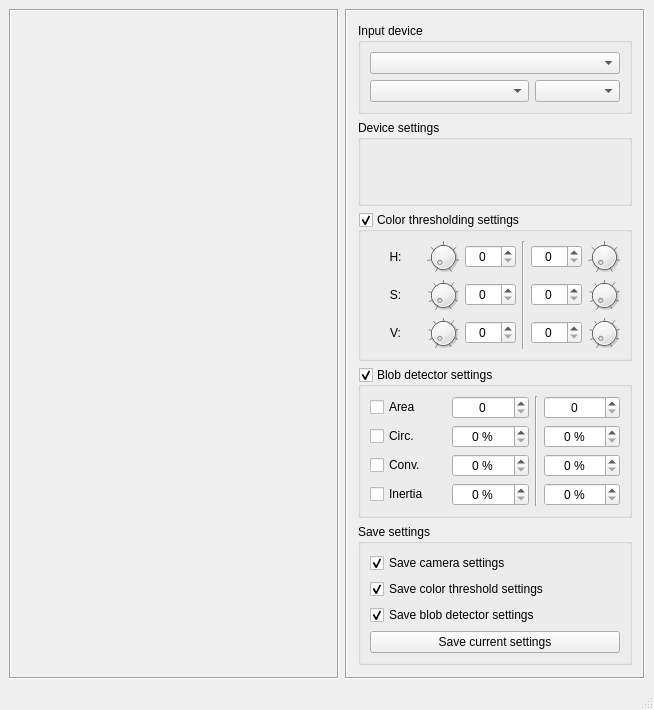
<?xml version="1.0" encoding="UTF-8"?>
<ui version="4.0">
 <class>mainWindow</class>
 <widget class="QMainWindow" name="mainWindow">
  <property name="geometry">
   <rect>
    <x>0</x>
    <y>0</y>
    <width>654</width>
    <height>710</height>
   </rect>
  </property>
  <property name="windowTitle">
   <string>Camera settings tool</string>
  </property>
  <widget class="QWidget" name="mainWidget">
   <layout class="QGridLayout" name="layoutMain">
    <item row="0" column="1">
     <widget class="QScrollArea" name="scrollSettingsContainer">
      <property name="sizePolicy">
       <sizepolicy hsizetype="Maximum" vsizetype="Preferred">
        <horstretch>0</horstretch>
        <verstretch>0</verstretch>
       </sizepolicy>
      </property>
      <property name="minimumSize">
       <size>
        <width>300</width>
        <height>0</height>
       </size>
      </property>
      <property name="frameShape">
       <enum>QFrame::Box</enum>
      </property>
      <property name="frameShadow">
       <enum>QFrame::Sunken</enum>
      </property>
      <property name="horizontalScrollBarPolicy">
       <enum>Qt::ScrollBarAlwaysOff</enum>
      </property>
      <property name="widgetResizable">
       <bool>true</bool>
      </property>
      <widget class="QWidget" name="scrollAreaWidgetContents">
       <property name="geometry">
        <rect>
         <x>0</x>
         <y>0</y>
         <width>296</width>
         <height>639</height>
        </rect>
       </property>
       <layout class="QVBoxLayout" name="layoutScrollArea">
        <property name="leftMargin">
         <number>11</number>
        </property>
        <property name="topMargin">
         <number>12</number>
        </property>
        <property name="rightMargin">
         <number>11</number>
        </property>
        <property name="bottomMargin">
         <number>12</number>
        </property>
        <item>
         <widget class="QGroupBox" name="grpInput">
          <property name="sizePolicy">
           <sizepolicy hsizetype="Preferred" vsizetype="Maximum">
            <horstretch>0</horstretch>
            <verstretch>0</verstretch>
           </sizepolicy>
          </property>
          <property name="title">
           <string>Input device</string>
          </property>
          <layout class="QGridLayout" name="layoutGrpInput">
           <item row="3" column="0">
            <widget class="QComboBox" name="drpSize"/>
           </item>
           <item row="2" column="0" colspan="2">
            <widget class="QComboBox" name="drpInput"/>
           </item>
           <item row="3" column="1">
            <widget class="QComboBox" name="drpFPS">
             <property name="maximumSize">
              <size>
               <width>85</width>
               <height>16777215</height>
              </size>
             </property>
            </widget>
           </item>
          </layout>
         </widget>
        </item>
        <item>
         <widget class="QGroupBox" name="grpCam">
          <property name="title">
           <string>Device settings</string>
          </property>
          <layout class="QGridLayout" name="layoutGrpCam"/>
         </widget>
        </item>
        <item>
         <widget class="QGroupBox" name="grpColor">
          <property name="sizePolicy">
           <sizepolicy hsizetype="Preferred" vsizetype="Maximum">
            <horstretch>0</horstretch>
            <verstretch>0</verstretch>
           </sizepolicy>
          </property>
          <property name="title">
           <string>Color thresholding settings</string>
          </property>
          <property name="flat">
           <bool>false</bool>
          </property>
          <property name="checkable">
           <bool>true</bool>
          </property>
          <layout class="QGridLayout" name="layoutGrpColor">
           <item row="0" column="1">
            <widget class="QDial" name="dial_color_Hmin">
             <property name="maximumSize">
              <size>
               <width>32</width>
               <height>32</height>
              </size>
             </property>
             <property name="maximum">
              <number>179</number>
             </property>
             <property name="notchTarget">
              <double>30.000000000000000</double>
             </property>
             <property name="notchesVisible">
              <bool>true</bool>
             </property>
            </widget>
           </item>
           <item row="1" column="1">
            <widget class="QDial" name="dial_color_Smin">
             <property name="maximumSize">
              <size>
               <width>32</width>
               <height>32</height>
              </size>
             </property>
             <property name="maximum">
              <number>255</number>
             </property>
             <property name="notchTarget">
              <double>32.000000000000000</double>
             </property>
             <property name="notchesVisible">
              <bool>true</bool>
             </property>
            </widget>
           </item>
           <item row="1" column="0">
            <widget class="QLabel" name="lbl_color_S">
             <property name="text">
              <string>S:</string>
             </property>
             <property name="alignment">
              <set>Qt::AlignCenter</set>
             </property>
            </widget>
           </item>
           <item row="2" column="1">
            <widget class="QDial" name="dial_color_Vmin">
             <property name="maximumSize">
              <size>
               <width>32</width>
               <height>32</height>
              </size>
             </property>
             <property name="maximum">
              <number>255</number>
             </property>
             <property name="notchTarget">
              <double>32.000000000000000</double>
             </property>
             <property name="notchesVisible">
              <bool>true</bool>
             </property>
            </widget>
           </item>
           <item row="0" column="5">
            <widget class="QSpinBox" name="spin_color_Hmax">
             <property name="alignment">
              <set>Qt::AlignCenter</set>
             </property>
             <property name="accelerated">
              <bool>true</bool>
             </property>
             <property name="correctionMode">
              <enum>QAbstractSpinBox::CorrectToNearestValue</enum>
             </property>
             <property name="maximum">
              <number>179</number>
             </property>
            </widget>
           </item>
           <item row="0" column="0">
            <widget class="QLabel" name="lbl_color_H">
             <property name="text">
              <string>H:</string>
             </property>
             <property name="alignment">
              <set>Qt::AlignCenter</set>
             </property>
            </widget>
           </item>
           <item row="0" column="2">
            <widget class="QSpinBox" name="spin_color_Hmin">
             <property name="alignment">
              <set>Qt::AlignCenter</set>
             </property>
             <property name="accelerated">
              <bool>true</bool>
             </property>
             <property name="correctionMode">
              <enum>QAbstractSpinBox::CorrectToNearestValue</enum>
             </property>
             <property name="maximum">
              <number>179</number>
             </property>
            </widget>
           </item>
           <item row="0" column="6">
            <widget class="QDial" name="dial_color_Hmax">
             <property name="maximumSize">
              <size>
               <width>32</width>
               <height>32</height>
              </size>
             </property>
             <property name="maximum">
              <number>179</number>
             </property>
             <property name="notchTarget">
              <double>30.000000000000000</double>
             </property>
             <property name="notchesVisible">
              <bool>true</bool>
             </property>
            </widget>
           </item>
           <item row="1" column="6">
            <widget class="QDial" name="dial_color_Smax">
             <property name="maximumSize">
              <size>
               <width>32</width>
               <height>32</height>
              </size>
             </property>
             <property name="maximum">
              <number>255</number>
             </property>
             <property name="notchTarget">
              <double>32.000000000000000</double>
             </property>
             <property name="notchesVisible">
              <bool>true</bool>
             </property>
            </widget>
           </item>
           <item row="2" column="0">
            <widget class="QLabel" name="lbl_color_V">
             <property name="text">
              <string>V:</string>
             </property>
             <property name="alignment">
              <set>Qt::AlignCenter</set>
             </property>
            </widget>
           </item>
           <item row="1" column="2">
            <widget class="QSpinBox" name="spin_color_Smin">
             <property name="alignment">
              <set>Qt::AlignCenter</set>
             </property>
             <property name="accelerated">
              <bool>true</bool>
             </property>
             <property name="correctionMode">
              <enum>QAbstractSpinBox::CorrectToNearestValue</enum>
             </property>
             <property name="maximum">
              <number>255</number>
             </property>
            </widget>
           </item>
           <item row="1" column="5">
            <widget class="QSpinBox" name="spin_color_Smax">
             <property name="alignment">
              <set>Qt::AlignCenter</set>
             </property>
             <property name="accelerated">
              <bool>true</bool>
             </property>
             <property name="correctionMode">
              <enum>QAbstractSpinBox::CorrectToNearestValue</enum>
             </property>
             <property name="maximum">
              <number>255</number>
             </property>
            </widget>
           </item>
           <item row="2" column="2">
            <widget class="QSpinBox" name="spin_color_Vmin">
             <property name="alignment">
              <set>Qt::AlignCenter</set>
             </property>
             <property name="accelerated">
              <bool>true</bool>
             </property>
             <property name="correctionMode">
              <enum>QAbstractSpinBox::CorrectToNearestValue</enum>
             </property>
             <property name="maximum">
              <number>255</number>
             </property>
            </widget>
           </item>
           <item row="2" column="5">
            <widget class="QSpinBox" name="spin_color_Vmax">
             <property name="alignment">
              <set>Qt::AlignCenter</set>
             </property>
             <property name="accelerated">
              <bool>true</bool>
             </property>
             <property name="correctionMode">
              <enum>QAbstractSpinBox::CorrectToNearestValue</enum>
             </property>
             <property name="maximum">
              <number>255</number>
             </property>
            </widget>
           </item>
           <item row="2" column="6">
            <widget class="QDial" name="dial_color_Vmax">
             <property name="maximumSize">
              <size>
               <width>32</width>
               <height>32</height>
              </size>
             </property>
             <property name="maximum">
              <number>255</number>
             </property>
             <property name="notchTarget">
              <double>32.000000000000000</double>
             </property>
             <property name="notchesVisible">
              <bool>true</bool>
             </property>
            </widget>
           </item>
           <item row="0" column="3" rowspan="3">
            <widget class="Line" name="line_color_minMax">
             <property name="orientation">
              <enum>Qt::Vertical</enum>
             </property>
            </widget>
           </item>
          </layout>
         </widget>
        </item>
        <item>
         <widget class="QGroupBox" name="grpBlob">
          <property name="sizePolicy">
           <sizepolicy hsizetype="Preferred" vsizetype="Maximum">
            <horstretch>0</horstretch>
            <verstretch>0</verstretch>
           </sizepolicy>
          </property>
          <property name="title">
           <string>Blob detector settings</string>
          </property>
          <property name="checkable">
           <bool>true</bool>
          </property>
          <property name="checked">
           <bool>true</bool>
          </property>
          <layout class="QGridLayout" name="layoutGrpBlob">
           <item row="0" column="0">
            <widget class="QCheckBox" name="chk_blob_area">
             <property name="text">
              <string>Area</string>
             </property>
            </widget>
           </item>
           <item row="1" column="0">
            <widget class="QCheckBox" name="chk_blob_circ">
             <property name="text">
              <string>Circ.</string>
             </property>
            </widget>
           </item>
           <item row="1" column="3">
            <widget class="QSpinBox" name="spin_blob_circMax">
             <property name="alignment">
              <set>Qt::AlignCenter</set>
             </property>
             <property name="accelerated">
              <bool>true</bool>
             </property>
             <property name="correctionMode">
              <enum>QAbstractSpinBox::CorrectToNearestValue</enum>
             </property>
             <property name="suffix">
              <string> %</string>
             </property>
             <property name="maximum">
              <number>100</number>
             </property>
            </widget>
           </item>
           <item row="0" column="1">
            <widget class="QSpinBox" name="spin_blob_areaMin">
             <property name="alignment">
              <set>Qt::AlignCenter</set>
             </property>
             <property name="accelerated">
              <bool>true</bool>
             </property>
             <property name="correctionMode">
              <enum>QAbstractSpinBox::CorrectToNearestValue</enum>
             </property>
             <property name="maximum">
              <number>921600</number>
             </property>
             <property name="singleStep">
              <number>100</number>
             </property>
            </widget>
           </item>
           <item row="3" column="0">
            <widget class="QCheckBox" name="chk_blob_inertia">
             <property name="text">
              <string>Inertia</string>
             </property>
            </widget>
           </item>
           <item row="0" column="2" rowspan="4">
            <widget class="Line" name="line_blob_minMax">
             <property name="orientation">
              <enum>Qt::Vertical</enum>
             </property>
            </widget>
           </item>
           <item row="1" column="1">
            <widget class="QSpinBox" name="spin_blob_circMin">
             <property name="alignment">
              <set>Qt::AlignCenter</set>
             </property>
             <property name="accelerated">
              <bool>true</bool>
             </property>
             <property name="correctionMode">
              <enum>QAbstractSpinBox::CorrectToNearestValue</enum>
             </property>
             <property name="suffix">
              <string> %</string>
             </property>
             <property name="maximum">
              <number>100</number>
             </property>
            </widget>
           </item>
           <item row="0" column="3">
            <widget class="QSpinBox" name="spin_blob_areaMax">
             <property name="alignment">
              <set>Qt::AlignCenter</set>
             </property>
             <property name="accelerated">
              <bool>true</bool>
             </property>
             <property name="correctionMode">
              <enum>QAbstractSpinBox::CorrectToNearestValue</enum>
             </property>
             <property name="maximum">
              <number>921600</number>
             </property>
             <property name="singleStep">
              <number>100</number>
             </property>
            </widget>
           </item>
           <item row="3" column="1">
            <widget class="QSpinBox" name="spin_blob_inertiaMin">
             <property name="alignment">
              <set>Qt::AlignCenter</set>
             </property>
             <property name="accelerated">
              <bool>true</bool>
             </property>
             <property name="correctionMode">
              <enum>QAbstractSpinBox::CorrectToNearestValue</enum>
             </property>
             <property name="suffix">
              <string> %</string>
             </property>
             <property name="maximum">
              <number>100</number>
             </property>
            </widget>
           </item>
           <item row="3" column="3">
            <widget class="QSpinBox" name="spin_blob_inertiaMax">
             <property name="alignment">
              <set>Qt::AlignCenter</set>
             </property>
             <property name="accelerated">
              <bool>true</bool>
             </property>
             <property name="correctionMode">
              <enum>QAbstractSpinBox::CorrectToNearestValue</enum>
             </property>
             <property name="suffix">
              <string> %</string>
             </property>
             <property name="maximum">
              <number>100</number>
             </property>
            </widget>
           </item>
           <item row="2" column="0">
            <widget class="QCheckBox" name="chk_blob_conv">
             <property name="text">
              <string>Conv.</string>
             </property>
            </widget>
           </item>
           <item row="2" column="1">
            <widget class="QSpinBox" name="spin_blob_convMin">
             <property name="alignment">
              <set>Qt::AlignCenter</set>
             </property>
             <property name="accelerated">
              <bool>true</bool>
             </property>
             <property name="correctionMode">
              <enum>QAbstractSpinBox::CorrectToNearestValue</enum>
             </property>
             <property name="suffix">
              <string> %</string>
             </property>
             <property name="maximum">
              <number>100</number>
             </property>
            </widget>
           </item>
           <item row="2" column="3">
            <widget class="QSpinBox" name="spin_blob_convMax">
             <property name="alignment">
              <set>Qt::AlignCenter</set>
             </property>
             <property name="accelerated">
              <bool>true</bool>
             </property>
             <property name="correctionMode">
              <enum>QAbstractSpinBox::CorrectToNearestValue</enum>
             </property>
             <property name="suffix">
              <string> %</string>
             </property>
             <property name="maximum">
              <number>100</number>
             </property>
            </widget>
           </item>
          </layout>
         </widget>
        </item>
        <item>
         <widget class="QGroupBox" name="grpSave">
          <property name="sizePolicy">
           <sizepolicy hsizetype="Preferred" vsizetype="Maximum">
            <horstretch>0</horstretch>
            <verstretch>0</verstretch>
           </sizepolicy>
          </property>
          <property name="title">
           <string>Save settings</string>
          </property>
          <layout class="QGridLayout" name="layoutGrpSave">
           <item row="2" column="0">
            <widget class="QCheckBox" name="chk_save_blob">
             <property name="text">
              <string>Save blob detector settings</string>
             </property>
             <property name="checked">
              <bool>true</bool>
             </property>
            </widget>
           </item>
           <item row="0" column="0">
            <widget class="QCheckBox" name="chk_save_cam">
             <property name="text">
              <string>Save camera settings</string>
             </property>
             <property name="checked">
              <bool>true</bool>
             </property>
            </widget>
           </item>
           <item row="1" column="0">
            <widget class="QCheckBox" name="chk_save_color">
             <property name="text">
              <string>Save color threshold settings</string>
             </property>
             <property name="checked">
              <bool>true</bool>
             </property>
            </widget>
           </item>
           <item row="3" column="0">
            <widget class="QPushButton" name="btn_save_settings">
             <property name="text">
              <string>Save current settings</string>
             </property>
            </widget>
           </item>
          </layout>
         </widget>
        </item>
       </layout>
      </widget>
     </widget>
    </item>
    <item row="0" column="0">
     <widget class="QLabel" name="lblCamImg">
      <property name="sizePolicy">
       <sizepolicy hsizetype="Expanding" vsizetype="Expanding">
        <horstretch>0</horstretch>
        <verstretch>0</verstretch>
       </sizepolicy>
      </property>
      <property name="minimumSize">
       <size>
        <width>320</width>
        <height>240</height>
       </size>
      </property>
      <property name="maximumSize">
       <size>
        <width>1280</width>
        <height>960</height>
       </size>
      </property>
      <property name="mouseTracking">
       <bool>true</bool>
      </property>
      <property name="frameShape">
       <enum>QFrame::Box</enum>
      </property>
      <property name="frameShadow">
       <enum>QFrame::Sunken</enum>
      </property>
      <property name="alignment">
       <set>Qt::AlignCenter</set>
      </property>
     </widget>
    </item>
   </layout>
  </widget>
  <widget class="QStatusBar" name="statusbar"/>
  <widget class="QMenuBar" name="menubar">
   <property name="geometry">
    <rect>
     <x>0</x>
     <y>0</y>
     <width>654</width>
     <height>22</height>
    </rect>
   </property>
  </widget>
 </widget>
 <tabstops>
  <tabstop>drpInput</tabstop>
  <tabstop>drpSize</tabstop>
  <tabstop>drpFPS</tabstop>
  <tabstop>spin_color_Hmin</tabstop>
  <tabstop>spin_color_Hmax</tabstop>
  <tabstop>spin_color_Smin</tabstop>
  <tabstop>spin_color_Smax</tabstop>
  <tabstop>spin_color_Vmin</tabstop>
  <tabstop>spin_color_Vmax</tabstop>
  <tabstop>chk_blob_area</tabstop>
  <tabstop>spin_blob_areaMin</tabstop>
  <tabstop>spin_blob_areaMax</tabstop>
  <tabstop>chk_blob_circ</tabstop>
  <tabstop>spin_blob_circMin</tabstop>
  <tabstop>spin_blob_circMax</tabstop>
  <tabstop>chk_blob_conv</tabstop>
  <tabstop>spin_blob_convMin</tabstop>
  <tabstop>spin_blob_convMax</tabstop>
  <tabstop>chk_blob_inertia</tabstop>
  <tabstop>spin_blob_inertiaMin</tabstop>
  <tabstop>spin_blob_inertiaMax</tabstop>
  <tabstop>chk_save_cam</tabstop>
  <tabstop>chk_save_color</tabstop>
  <tabstop>chk_save_blob</tabstop>
  <tabstop>btn_save_settings</tabstop>
  <tabstop>grpBlob</tabstop>
  <tabstop>grpColor</tabstop>
  <tabstop>dial_color_Hmin</tabstop>
  <tabstop>dial_color_Hmax</tabstop>
  <tabstop>dial_color_Smin</tabstop>
  <tabstop>dial_color_Smax</tabstop>
  <tabstop>dial_color_Vmin</tabstop>
  <tabstop>dial_color_Vmax</tabstop>
  <tabstop>scrollSettingsContainer</tabstop>
 </tabstops>
 <resources/>
 <connections>
  <connection>
   <sender>dial_color_Hmin</sender>
   <signal>valueChanged(int)</signal>
   <receiver>spin_color_Hmin</receiver>
   <slot>setValue(int)</slot>
   <hints>
    <hint type="sourcelabel">
     <x>623</x>
     <y>327</y>
    </hint>
    <hint type="destinationlabel">
     <x>682</x>
     <y>327</y>
    </hint>
   </hints>
  </connection>
  <connection>
   <sender>spin_color_Hmin</sender>
   <signal>valueChanged(int)</signal>
   <receiver>dial_color_Hmin</receiver>
   <slot>setValue(int)</slot>
   <hints>
    <hint type="sourcelabel">
     <x>682</x>
     <y>327</y>
    </hint>
    <hint type="destinationlabel">
     <x>623</x>
     <y>327</y>
    </hint>
   </hints>
  </connection>
  <connection>
   <sender>dial_color_Hmax</sender>
   <signal>valueChanged(int)</signal>
   <receiver>spin_color_Hmax</receiver>
   <slot>setValue(int)</slot>
   <hints>
    <hint type="sourcelabel">
     <x>740</x>
     <y>328</y>
    </hint>
    <hint type="destinationlabel">
     <x>799</x>
     <y>327</y>
    </hint>
   </hints>
  </connection>
  <connection>
   <sender>spin_color_Hmax</sender>
   <signal>valueChanged(int)</signal>
   <receiver>dial_color_Hmax</receiver>
   <slot>setValue(int)</slot>
   <hints>
    <hint type="sourcelabel">
     <x>799</x>
     <y>327</y>
    </hint>
    <hint type="destinationlabel">
     <x>740</x>
     <y>328</y>
    </hint>
   </hints>
  </connection>
  <connection>
   <sender>dial_color_Smin</sender>
   <signal>valueChanged(int)</signal>
   <receiver>spin_color_Smin</receiver>
   <slot>setValue(int)</slot>
   <hints>
    <hint type="sourcelabel">
     <x>448</x>
     <y>442</y>
    </hint>
    <hint type="destinationlabel">
     <x>502</x>
     <y>442</y>
    </hint>
   </hints>
  </connection>
  <connection>
   <sender>spin_color_Smin</sender>
   <signal>valueChanged(int)</signal>
   <receiver>dial_color_Smin</receiver>
   <slot>setValue(int)</slot>
   <hints>
    <hint type="sourcelabel">
     <x>502</x>
     <y>442</y>
    </hint>
    <hint type="destinationlabel">
     <x>448</x>
     <y>442</y>
    </hint>
   </hints>
  </connection>
  <connection>
   <sender>dial_color_Smax</sender>
   <signal>valueChanged(int)</signal>
   <receiver>spin_color_Smax</receiver>
   <slot>setValue(int)</slot>
   <hints>
    <hint type="sourcelabel">
     <x>635</x>
     <y>442</y>
    </hint>
    <hint type="destinationlabel">
     <x>582</x>
     <y>442</y>
    </hint>
   </hints>
  </connection>
  <connection>
   <sender>spin_color_Smax</sender>
   <signal>valueChanged(int)</signal>
   <receiver>dial_color_Smax</receiver>
   <slot>setValue(int)</slot>
   <hints>
    <hint type="sourcelabel">
     <x>582</x>
     <y>442</y>
    </hint>
    <hint type="destinationlabel">
     <x>635</x>
     <y>442</y>
    </hint>
   </hints>
  </connection>
  <connection>
   <sender>dial_color_Vmin</sender>
   <signal>valueChanged(int)</signal>
   <receiver>spin_color_Vmin</receiver>
   <slot>setValue(int)</slot>
   <hints>
    <hint type="sourcelabel">
     <x>448</x>
     <y>486</y>
    </hint>
    <hint type="destinationlabel">
     <x>502</x>
     <y>486</y>
    </hint>
   </hints>
  </connection>
  <connection>
   <sender>spin_color_Vmin</sender>
   <signal>valueChanged(int)</signal>
   <receiver>dial_color_Vmin</receiver>
   <slot>setValue(int)</slot>
   <hints>
    <hint type="sourcelabel">
     <x>502</x>
     <y>486</y>
    </hint>
    <hint type="destinationlabel">
     <x>448</x>
     <y>486</y>
    </hint>
   </hints>
  </connection>
  <connection>
   <sender>dial_color_Vmax</sender>
   <signal>valueChanged(int)</signal>
   <receiver>spin_color_Vmax</receiver>
   <slot>setValue(int)</slot>
   <hints>
    <hint type="sourcelabel">
     <x>635</x>
     <y>486</y>
    </hint>
    <hint type="destinationlabel">
     <x>582</x>
     <y>486</y>
    </hint>
   </hints>
  </connection>
  <connection>
   <sender>spin_color_Vmax</sender>
   <signal>valueChanged(int)</signal>
   <receiver>dial_color_Vmax</receiver>
   <slot>setValue(int)</slot>
   <hints>
    <hint type="sourcelabel">
     <x>582</x>
     <y>486</y>
    </hint>
    <hint type="destinationlabel">
     <x>635</x>
     <y>486</y>
    </hint>
   </hints>
  </connection>
 </connections>
</ui>
